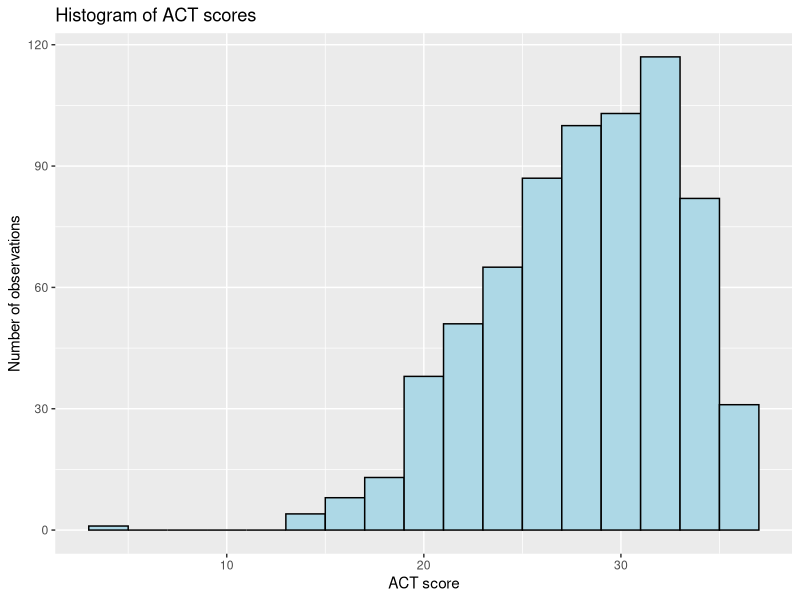
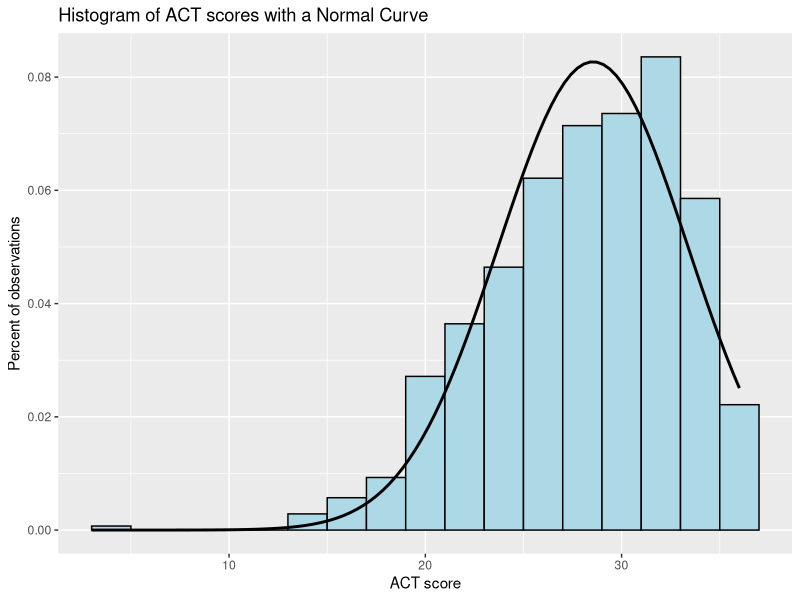
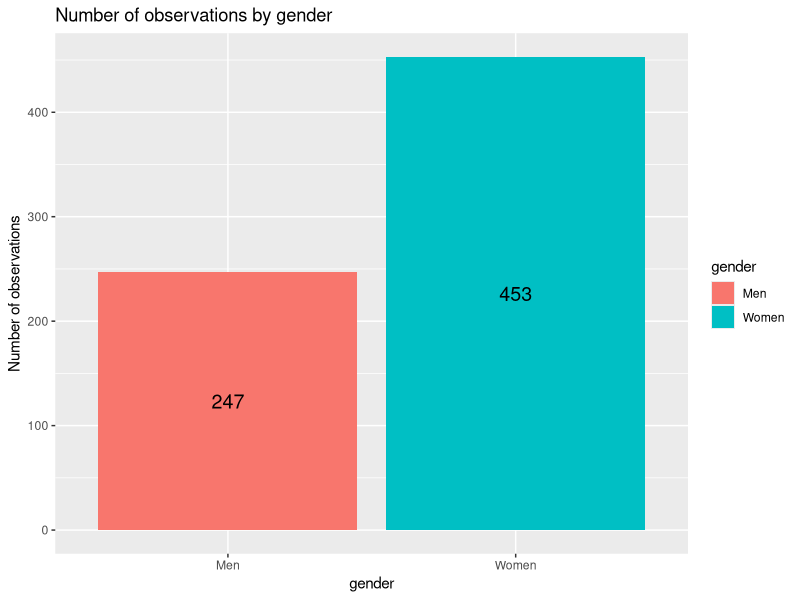
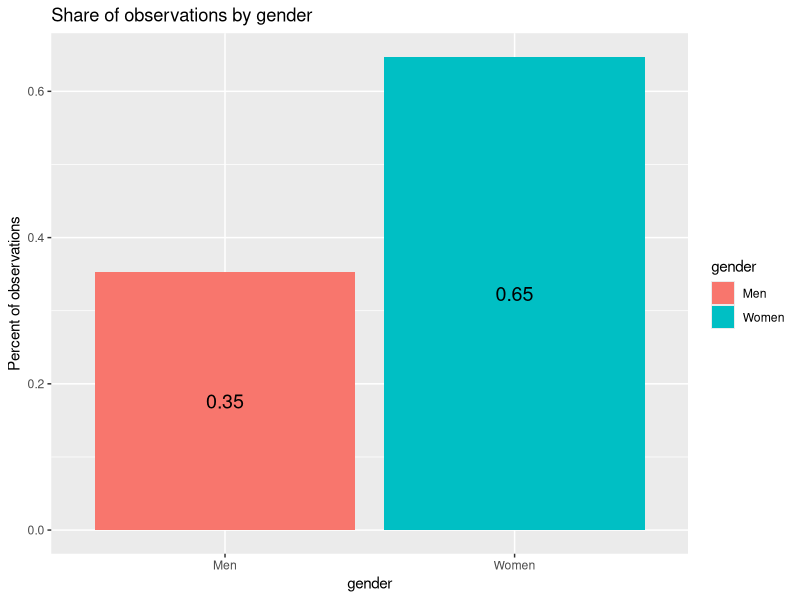
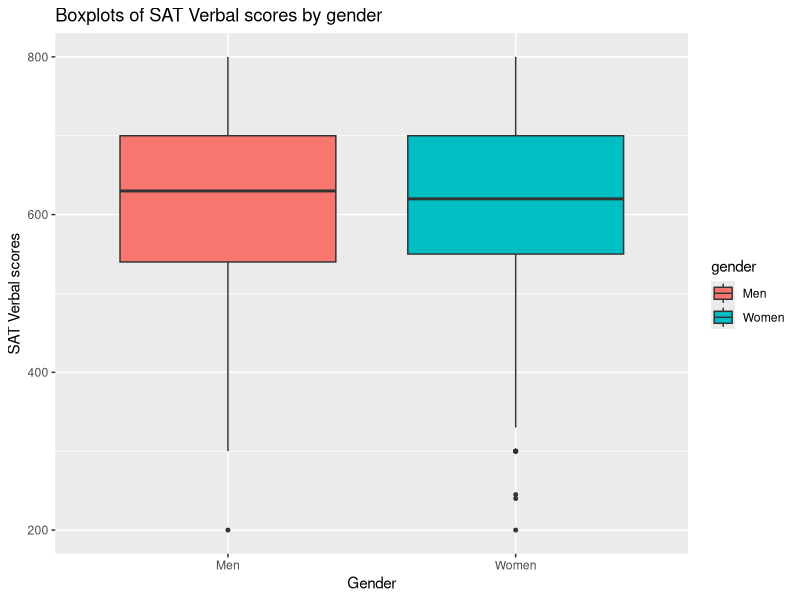
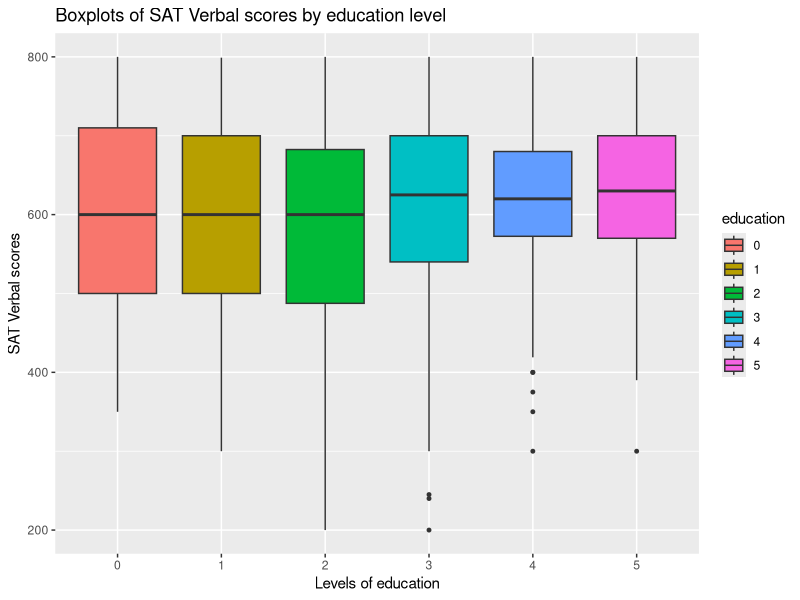
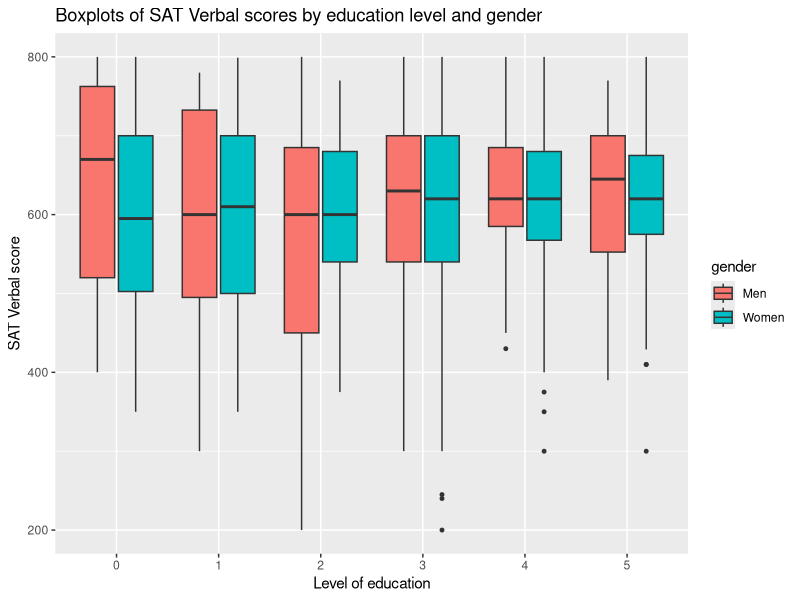
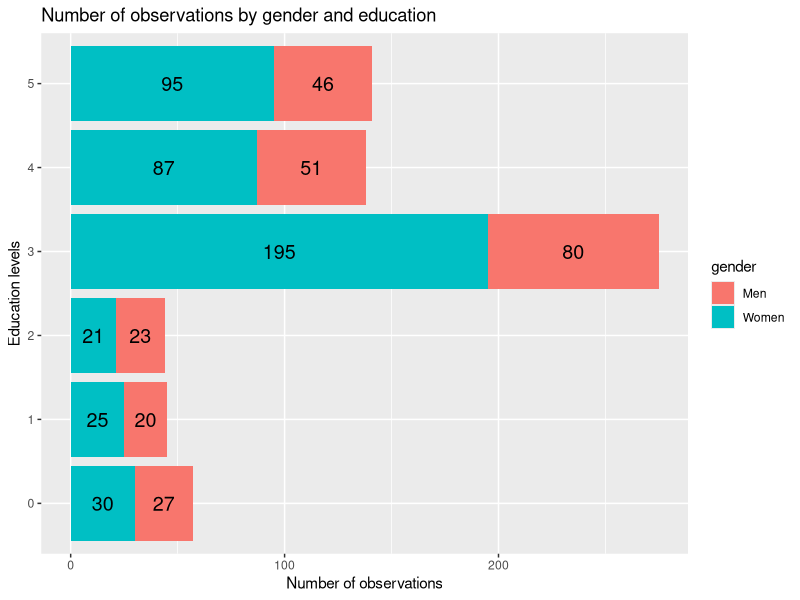

The R source for these figures, in order:
## ---- chunk 1
#install.packages("psych") # a statistical analysis package
#install.packages("rstatix") # a statistical analysis package
#install.packages("dplyr") # a data manipulation package
#install.packages("ggplot2") # a data visualization package
#install.packages("GGally") # a data visualization package (extension of ggplot2)
## ---- chunk 2
library(psych)
library(rstatix)
library(dplyr)
library(ggplot2)
library(GGally)
## ---- chunk 3
scores <- sat.act
## ---- chunk 4
# scores <-read.csv("sat.act.csv") # does not work in this case as you don't have a .csv file
## ---- chunk 5
# ?sat.act
## ---- chunk 6
head(scores) 
## ---- chunk 7
#view(scores)
## ---- chunk 8
nrow(scores) #To check the number of rows
ncol(scores) #To check the number of columns
## ---- chunk 9
str(scores)
## ---- chunk 10
typeof(scores$gender)
## ---- chunk 11
scores$gender <- as.factor(scores$gender)
## ---- chunk 12
is.factor(scores$gender)
## ---- chunk 13
typeof(scores$education)
## ---- chunk 14
scores$education <- as.factor(scores$education)
## ---- chunk 15
is.factor(scores$education)
## ---- chunk 16
# Step 1: Change the data format to charachter
scores$gender <- as.character(scores$gender)

# Step 2: Replace "1" with "men" and "2" with "women"
scores$gender[scores$gender=="1"] <- "Men"
scores$gender[scores$gender=="2"] <- "Women"

# Step 3: Change the data format back to factor
scores$gender <- as.factor(scores$gender)

# Step 4: Check levels for `gender`
levels(scores$gender)
## ---- chunk 17
table(scores$gender)
## ---- chunk 18
table(scores$gender, scores$education)
## ---- chunk 19
get_summary_stats(scores)
## ---- chunk 20
scores %>% 
  group_by(gender) %>%
  get_summary_stats(ACT)
## ---- chunk 21
scores %>%
  ggplot(aes(x=ACT)) + 
    geom_histogram(binwidth=2,color="black", fill="lightblue") +
    labs(title="Histogram of ACT scores ", x="ACT score", y="Number of observations")
## ---- chunk 22
scores %>%
  ggplot(aes(x=ACT)) + 
    geom_histogram(aes(y = stat(density)), binwidth=2, color="black", fill="lightblue") +
    stat_function(fun = dnorm, args = list(mean = mean(scores$ACT), sd = sd(scores$ACT)),size=1)+
    labs(title="Histogram of ACT scores with a Normal Curve", x="ACT score", y="Percent of observations")
## ---- chunk 23
t.test(scores$ACT, mu = 27)
## ---- chunk 24
scores %>% 
  ggplot(aes(fill=gender, x=gender)) + 
    geom_bar(aes(y=..count..))+
    geom_text(aes(label = ..count..,y= ..count..), stat="count", position = position_stack(vjust = 0.5), size=5) +
    labs(title="Number of observations by gender",y="Number of observations")
## ---- chunk 25
scores %>% 
  ggplot(aes(fill=gender, x=gender)) + 
    geom_bar(aes(y=..count../700))+
    geom_text(aes(label = round(..count../700,2),y= ..count../700), stat="count", position = position_stack(vjust = 0.5), size=5) +
    labs(title="Share of observations by gender",y="Percent of observations")
## ---- chunk 26
chisq.test(table(scores$gender), p = c(0.5,0.5))
## ---- chunk 27
scores %>%
ggplot(aes(x=gender, y=SATV, fill=gender))+
    geom_boxplot(outlier.size=1)+
    labs(title="Boxplots of SAT Verbal scores by gender",x="Gender", y="SAT Verbal scores")
## ---- chunk 28
t.test(scores$SATV ~ scores$gender, var.eq = TRUE)
## ---- chunk 29
scores %>%
ggplot(aes(x=education, y=SATV, fill=education))+
    geom_boxplot(outlier.size=1)+
    labs(title="Boxplots of SAT Verbal scores by education level",x="Levels of education", y="SAT Verbal scores")
## ---- chunk 30
ANOVA_SATV_ed <- aov(scores$SATV ~ scores$education)

summary(ANOVA_SATV_ed)
## ---- chunk 31
Tukey_ANOVA_SATV_ed <- TukeyHSD(aov(scores$SATV ~ scores$education), conf.level=.95) 
Tukey_ANOVA_SATV_ed
## ---- chunk 32
scores %>%
ggplot(aes(x=education, y=SATV, fill=gender))+
    geom_boxplot(outlier.size=1)+
    labs(title="Boxplots of SAT Verbal scores by education level and gender",x="Level of education", y="SAT Verbal score")
## ---- chunk 33
ANOVA_SATV_ed_g <- aov(scores$SATV ~ scores$education+scores$gender)

summary(ANOVA_SATV_ed_g)
## ---- chunk 34
scores %>% 
  ggplot(aes(fill=gender, x=education,y= ..count..)) + 
    geom_bar()+
    geom_text(aes(label = ..count..,y= ..count..), stat="count", position = position_stack(vjust = 0.5), size=5) +
    labs(title="Number of observations by gender and education",y="Number of observations",x="Education levels")+
    coord_flip()
## ---- chunk 35
chisq.test(table(scores$gender, scores$education))
## ---- chunk 36
ggplot(scores, aes(x=SATQ, y=SATV)) + 
  geom_point()+
  geom_smooth(method=lm)+
  labs(title="Scatteplot of SAT Verbal and SAT Quantitative scores",x="SAT Quantitative score", y="SAT Verbal score")
## ---- chunk 37
SATV_SATQ <- lm(scores$SATV ~ scores$SATQ)
summary(SATV_SATQ)
## ---- chunk 38
scores %>%
  select(SATV,SATQ,ACT) %>% 
  ggpairs(ggplot2::aes()) 
## ---- chunk 39
summary(lm(scores$SATV ~ scores$SATQ +  scores$ACT))
## ---- chunk 40
summary(lm(scores$SATV ~ scores$SATQ + scores$ACT + scores$age + scores$education + scores$gender))
## ---- chunk 41
summary(glm(scores$gender ~ scores$SATQ, family = binomial))
## ---- chunk 42
summary(glm(scores$gender ~ scores$SATQ + scores$SATV, family = binomial))
